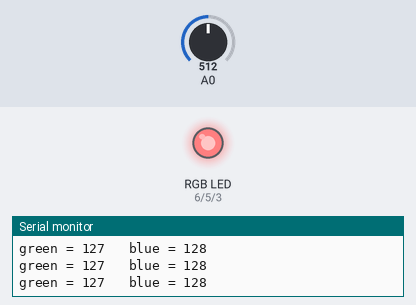
Simulated run of this sketch. Board: Arduino Uno, built with avr-gcc and run on an emulated ATmega328P. Shown: an RGB LED mixed from three pins (HIGH = lit), the last lines printed to the serial monitor. Inputs (shaded band) come from the test bench; at power-on: A0 = 512.

Above: at 1.2 s.
1.3 s: A0 set to 716
At 1.6 s:
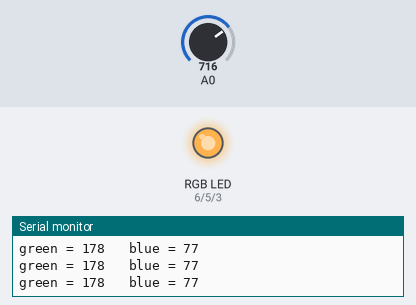
2.8 s: A0 set to 900
At 4.0 s:
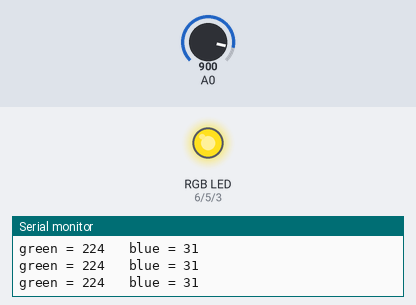
4.3 s: A0 set to 1023
At 5.5 s:
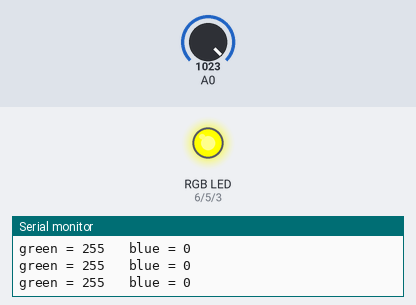
5.8 s: A0 set to 306
At 7.0 s:
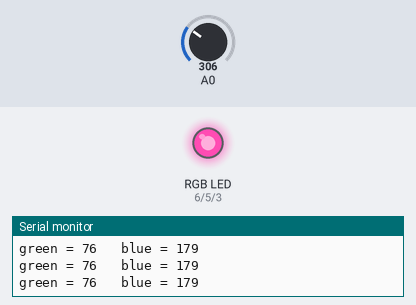
7.3 s: A0 set to 122
At 8.5 s:
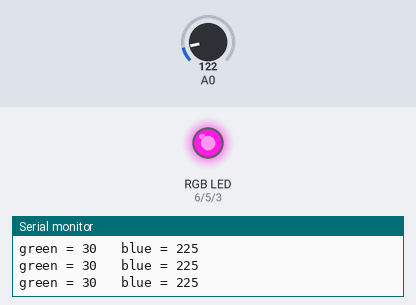
8.8 s: A0 set to 511
At 10.2 s:
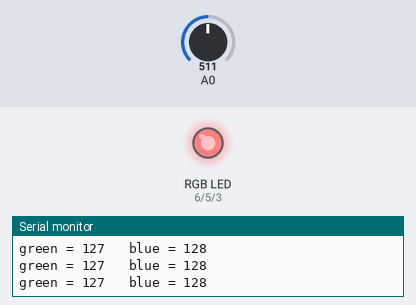
Timing chart, 0 to 11.3 s (numbered marks = the images above; inputs shaded):
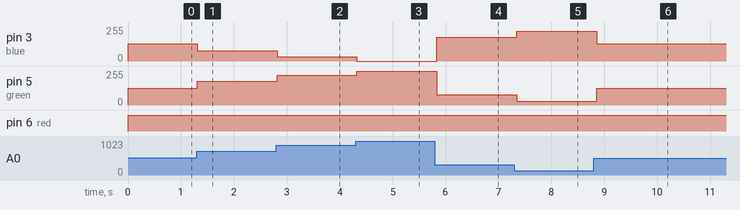

Measured:
- after the input at 1.3 s, pin 3 (blue): 128/255 → 77/255 at once; pin 5 (green): 127/255 → 178/255 at once
- after the input at 2.8 s, pin 3 (blue): 77/255 → 31/255 at once; pin 5 (green): 178/255 → 224/255 at once
- after the input at 4.3 s, pin 3 (blue): 31/255 → 0/255 at once; pin 5 (green): 224/255 → 255/255 at once
- after the input at 5.8 s, pin 3 (blue): 0/255 → 179/255 at once; pin 5 (green): 255/255 → 76/255 at once
- after the input at 7.3 s, pin 3 (blue): 179/255 → 225/255 at once; pin 5 (green): 76/255 → 30/255 at once
- after the input at 8.8 s, pin 3 (blue): 225/255 → 128/255 after 0.05 s; pin 5 (green): 30/255 → 127/255 after 0.05 s

The sketch:

rgbLED.ino
```cpp
int red = 6;
int green = 5;
int blue = 3;

int analogValue;
int mappedValue;


void setup() {
  // put your setup code here, to run once:
  Serial.begin(9600);

}

void loop() {
  // put your main code here, to run repeatedly:
  analogValue = analogRead(0);
  mappedValue = map(analogValue, 0, 1023, 0, 255);

  analogWrite(red, 255);
  analogWrite(green, mappedValue);
  analogWrite(blue, 255 - mappedValue);
  Serial.print("green = ");
  Serial.print(mappedValue);
  Serial.print("\t blue = ");
  Serial.println(255 - mappedValue);
  delay(100);
}
```
